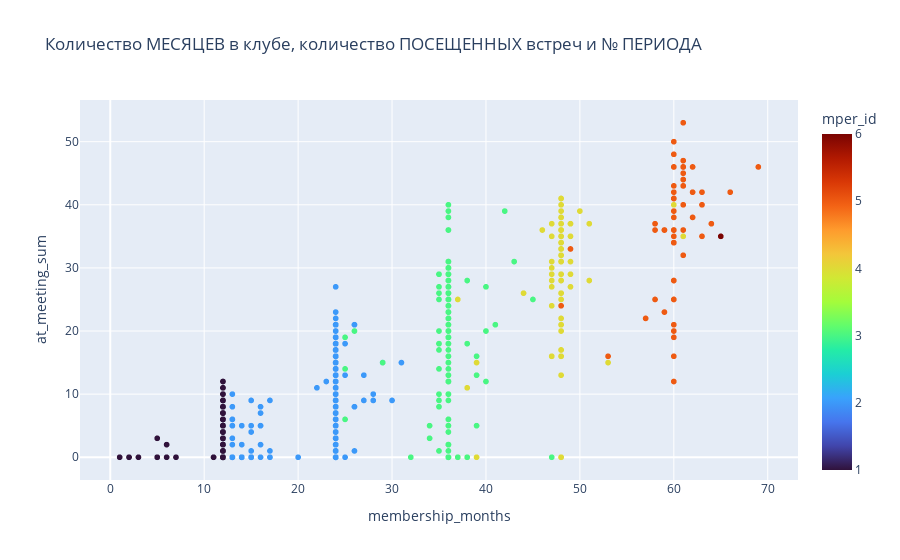

Notebook code cell kept with this figure:
### Code cell
# Количество МЕСЯЦЕВ в клубе, количество ПОСЕЩЕННЫХ встреч и НОМЕР ПЕРИОДА
px.scatter(members_plus_fmeets_by_mper_contact, x='membership_months', y='at_meeting_sum', color='mper_id', color_continuous_scale='turbo', title='Количество МЕСЯЦЕВ в клубе, количество ПОСЕЩЕННЫХ встреч и № ПЕРИОДА') # , violinmode='overlay'  suspectedoutliers

### Figure 1 — Plotly figure (JSON) as saved in the notebook; plotly's stock layout.template omitted (floating-point values rounded to 4 significant figures; data arrays with more than 128 entries replaced by an {"elided": "..."} marker saying what was removed)
{"data": [{"hovertemplate": "membership_months=%{x}<br>at_meeting_sum=%{y}<br>mper_id=%{marker.color}<extra></extra>", "legendgroup": "", "marker": {"color": {"elided": "1123 int values"}, "coloraxis": "coloraxis", "symbol": "circle"}, "mode": "markers", "name": "", "showlegend": false, "type": "scattergl", "x": {"elided": "1123 int values"}, "xaxis": "x", "y": {"elided": "1123 int values"}, "yaxis": "y"}], "layout": {"coloraxis": {"colorbar": {"title": {"text": "mper_id"}}, "colorscale": [[0, "#30123b"], [0.07143, "#4145ab"], [0.1429, "#4675ed"], [0.2143, "#39a2fc"], [0.2857, "#1bcfd4"], [0.3571, "#24eca6"], [0.4286, "#61fc6c"], [0.5, "#a4fc3b"], [0.5714, "#d1e834"], [0.6429, "#f3c63a"], [0.7143, "#fe9b2d"], [0.7857, "#f36315"], [0.8571, "#d93806"], [0.9286, "#b11901"], [1, "#7a0402"]]}, "legend": {"tracegroupgap": 0}, "title": {"text": "Количество МЕСЯЦЕВ в клубе, количество ПОСЕЩЕННЫХ встреч и № ПЕРИОДА"}, "xaxis": {"anchor": "y", "domain": [0, 1], "title": {"text": "membership_months"}}, "yaxis": {"anchor": "x", "domain": [0, 1], "title": {"text": "at_meeting_sum"}}}}
